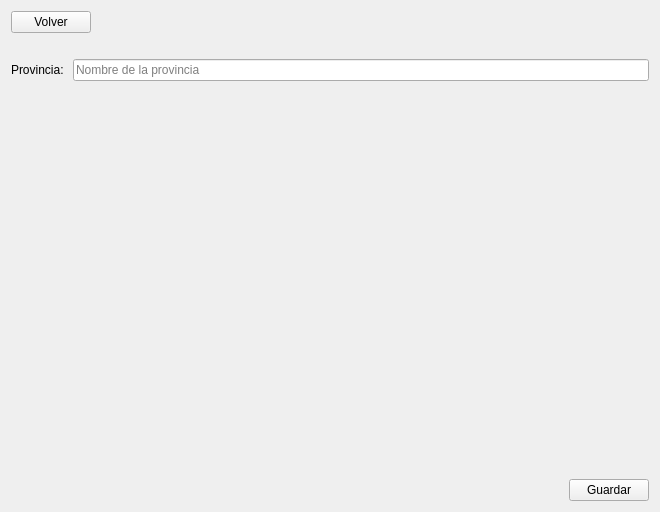
<?xml version="1.0" encoding="UTF-8"?>
<ui version="4.0">
 <class>provinciasForm</class>
 <widget class="QWidget" name="provinciasForm">
  <property name="geometry">
   <rect>
    <x>0</x>
    <y>0</y>
    <width>660</width>
    <height>512</height>
   </rect>
  </property>
  <property name="windowTitle">
   <string>Form</string>
  </property>
  <layout class="QVBoxLayout" name="verticalLayout">
   <item>
    <layout class="QHBoxLayout" name="horizontalLayout">
     <item>
      <widget class="QPushButton" name="bt_back">
       <property name="cursor">
        <cursorShape>PointingHandCursor</cursorShape>
       </property>
       <property name="text">
        <string>Volver</string>
       </property>
       <property name="icon">
        <iconset>
         <normaloff>images/back-arrow.svg</normaloff>images/back-arrow.svg</iconset>
       </property>
       <property name="iconSize">
        <size>
         <width>32</width>
         <height>32</height>
        </size>
       </property>
      </widget>
     </item>
     <item>
      <spacer name="horizontalSpacer">
       <property name="orientation">
        <enum>Qt::Horizontal</enum>
       </property>
       <property name="sizeHint" stdset="0">
        <size>
         <width>40</width>
         <height>20</height>
        </size>
       </property>
      </spacer>
     </item>
    </layout>
   </item>
   <item>
    <widget class="QPushButton" name="pushButton">
     <property name="styleSheet">
      <string notr="true">border: none;
background-color: rgba(255, 255, 255, 0);</string>
     </property>
     <property name="text">
      <string/>
     </property>
     <property name="icon">
      <iconset>
       <normaloff>images/flag-1 white.svg</normaloff>images/flag-1 white.svg</iconset>
     </property>
     <property name="iconSize">
      <size>
       <width>100</width>
       <height>100</height>
      </size>
     </property>
    </widget>
   </item>
   <item>
    <layout class="QHBoxLayout" name="horizontalLayout_2">
     <item>
      <widget class="QLabel" name="label">
       <property name="text">
        <string>Provincia: </string>
       </property>
      </widget>
     </item>
     <item>
      <widget class="QLineEdit" name="provincia">
       <property name="placeholderText">
        <string>Nombre de la provincia</string>
       </property>
      </widget>
     </item>
    </layout>
   </item>
   <item>
    <spacer name="verticalSpacer">
     <property name="orientation">
      <enum>Qt::Vertical</enum>
     </property>
     <property name="sizeHint" stdset="0">
      <size>
       <width>20</width>
       <height>259</height>
      </size>
     </property>
    </spacer>
   </item>
   <item>
    <layout class="QHBoxLayout" name="horizontalLayout_3">
     <item>
      <spacer name="horizontalSpacer_2">
       <property name="orientation">
        <enum>Qt::Horizontal</enum>
       </property>
       <property name="sizeHint" stdset="0">
        <size>
         <width>40</width>
         <height>20</height>
        </size>
       </property>
      </spacer>
     </item>
     <item>
      <widget class="QPushButton" name="bt_save">
       <property name="cursor">
        <cursorShape>PointingHandCursor</cursorShape>
       </property>
       <property name="text">
        <string>Guardar</string>
       </property>
       <property name="icon">
        <iconset>
         <normaloff>images/save.svg</normaloff>images/save.svg</iconset>
       </property>
       <property name="iconSize">
        <size>
         <width>32</width>
         <height>32</height>
        </size>
       </property>
      </widget>
     </item>
    </layout>
   </item>
  </layout>
 </widget>
 <resources/>
 <connections/>
</ui>
